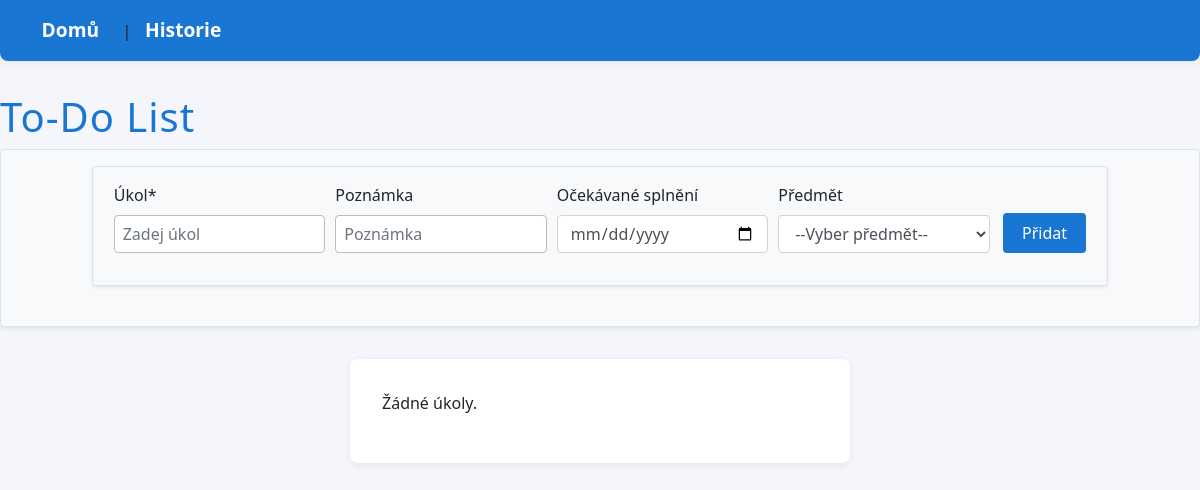
The app's page /, older data.
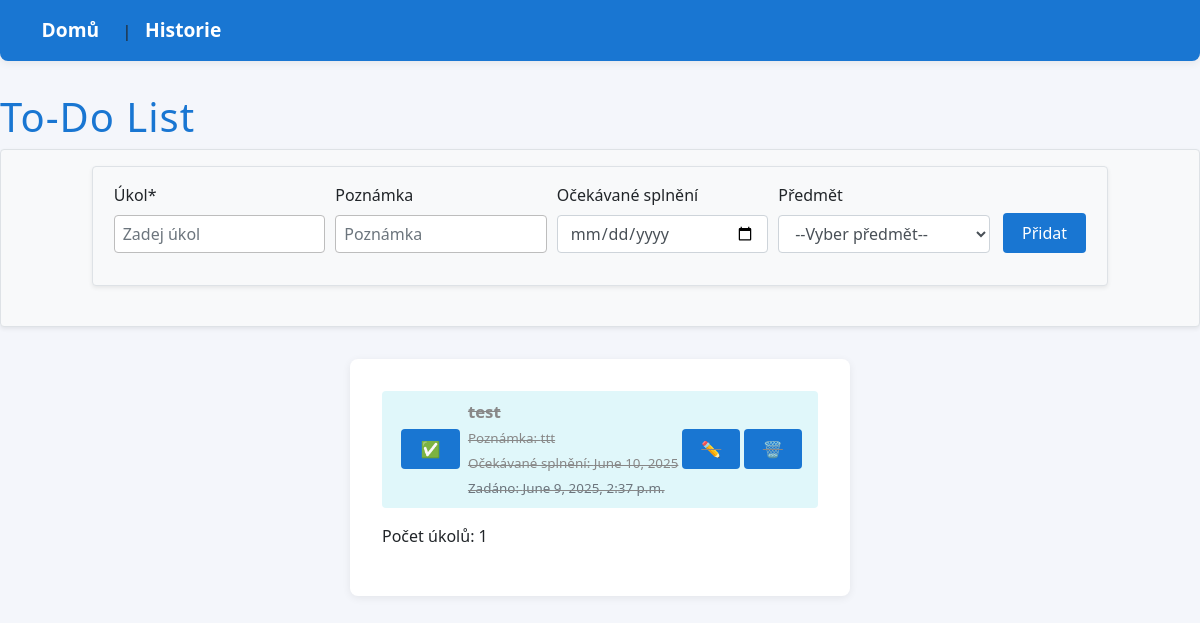
The same page, newer data.
### todo_app/models.py (models this page shows, shortened)
class Todo(models.Model):
    text = models.CharField(max_length=200, verbose_name="Úkol")
    poznamka = models.TextField(blank=True, verbose_name="Poznámka")
    ocekavane = models.DateField(null=True, blank=True, verbose_name="Očekávaný termín")
    predmet = models.CharField(max_length=100, blank=True, verbose_name="Předmět")
    done = models.BooleanField(default=False, verbose_name="Splněno")
    created = models.DateTimeField(default=timezone.now, verbose_name="Vytvořeno")
    completed = models.DateTimeField(null=True, blank=True, verbose_name="Dokončeno")
    deleted = models.BooleanField(default=False, verbose_name="Smazáno")
    deleted_at = models.DateTimeField(null=True, blank=True, verbose_name="Smazáno v")

### todo_app/views.py (the view, shortened to what this page needs)
# urls.py: path('', views.index, name='index'),
def index(request):
    todos = Todo.objects.filter(deleted=False).order_by('-created')
    return render(request, 'index.html', {'todos': todos})

### todo_app/templates/index.html (shortened to what this page needs)
<!DOCTYPE html>
<html lang="cs">
<head>
    <link rel="stylesheet" href="https://maxcdn.bootstrapcdn.com/bootstrap/4.1.3/css/bootstrap.min.css">
    <link rel="stylesheet" href="/static/css/style.css">
</head>
<body>
    <nav style="margin-bottom: 2em;">
        <a href="{% url 'index' %}">Domů</a> |
        <a href="{% url 'history' %}">Historie</a>
    </nav>
    <h1>To-Do List</h1>
    <form method="post" class="border rounded p-3 mb-4 bg-light shadow-sm justify-content-center display-flex">
        <fieldset>
            <div class="form-row border rounded p-3 mb-4 bg-light shadow-sm ">
                <div class="form-group col">
                    <label for="ukol">Úkol*</label>
                    <input type="text" id="ukol" name="ukol" class="form-control" placeholder="Zadej úkol" required>
                </div>
                <div class="form-group col">
                    <label for="poznamka">Poznámka</label>
                    <input type="text" id="poznamka" name="poznamka" class="form-control" placeholder="Poznámka">
                </div>
                <div class="form-group col">
                    <label for="ocekavane">Očekávané splnění</label>
                    <input type="date" id="ocekavane" name="ocekavane" class="form-control">
                </div>
                <div class="form-group col">
                    <label for="predmet">Předmět</label>
                    <select id="predmet" name="predmet" class="form-control">
                        <option value="">--Vyber předmět--</option>
                    </select>
                </div>
                <div class="form-group col-auto align-self-end ">
                    <button type="submit" class="btn btn-primary mt-2">Přidat</button>
                </div>
            </div>
        </fieldset>
    </form>
    <div class="todo-list">
        {% if todos %}
        <ul>
            {% for todo in todos %}
                <li class="{% if todo.done %}done{% endif %}">
                    <form action="{% url 'done' todo.pk %}" method="post" style="display:inline;">
                        <button type="submit" class="btn-action" title="Označit jako splněné/nesplněné">
                            {% if todo.done %}✅{% else %}⬜{% endif %}
                        </button>
                    </form>
                    <span class="todo-text" style="margin-left: 0.5em;">
                        <strong>{{ todo.text }}</strong>
                        {% if todo.poznamka %}<br><small>Poznámka: {{ todo.poznamka }}</small>{% endif %}
                        {% if todo.ocekavane %}<br><small>Očekávané splnění: {{ todo.ocekavane }}</small>{% endif %}
                        <br><small class="text-muted">Zadáno: {{ todo.created }}</small>
                    </span>
                    <a href="{% url 'edit' todo.pk %}" class="btn-action" title="Upravit úkol">✏️</a>
                    <a href="{% url 'delete' todo.pk %}" class="btn-action" title="Smazat úkol">🗑️</a>
                </li>
            {% endfor %}
        </ul>
        <p>Počet úkolů: {{ todos|length }}</p>
        {% else %}
        <p>Žádné úkoly.</p>
        {% endif %}
    </div>
</body>
</html>

Row changes from the older to the newer data that the page shows:
added Todo: text "test", poznamka "ttt", ocekavane "June 10, 2025", created "June 9, 2025, 2:37 p.m."
Text that changed along with them:
{{ todos|length }}: (not shown) → "1"
text no longer shown: "Žádné úkoly."
text now shown: "Počet úkolů:"
